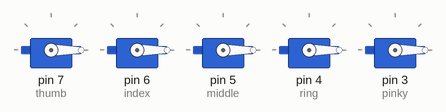
This sketch was run on a simulated Arduino Uno, built with avr-gcc and run on an emulated ATmega328P. Parts: 5 × servo.

Above: at 0.6 s.
At 1.1 s:
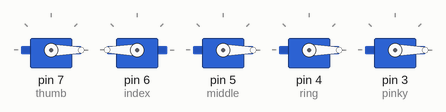
At 1.6 s:
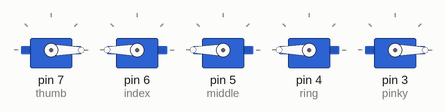
At 2.6 s:
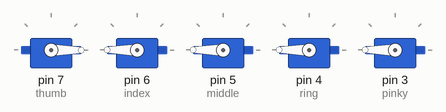
At 3.3 s:
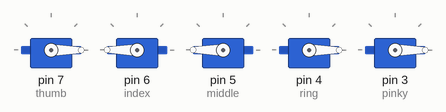
At 5.1 s:
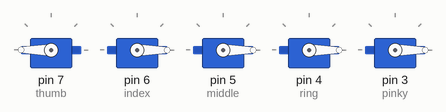
Timing chart, 0 to 6.6 s (numbered marks = the images above):
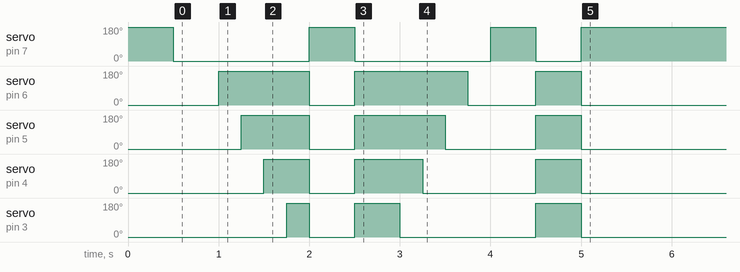

The sketch:

finger-counting.ino
```cpp
#include <Servo.h>

Servo thumb;
Servo index;
Servo middle;
Servo ring;
Servo pinky;

void setup() {
  thumb.attach(7);
  index.attach(6);
  middle.attach(5);
  ring.attach(4);
  pinky.attach(3);

  thumb.write(180);
  index.write(0);
  middle.write(0);
  ring.write(0);
  pinky.write(0);

  delay(500);

  thumb.write(0);
  delay(500);

  index.write(180);
  delay(250);

  middle.write(180);
  delay(250);

  ring.write(180);
  delay(250);

  pinky.write(180);
  delay(250);

  thumb.write(180);
  index.write(0);
  middle.write(0);
  ring.write(0);
  pinky.write(0);
  delay(500);

  thumb.write(0);
  index.write(180);
  middle.write(180);
  ring.write(180);
  pinky.write(180);
  delay(500);

  pinky.write(0);
  delay(250);

  ring.write(0);
  delay(250);

  middle.write(0);
  delay(250);

  index.write(0);
  delay(250);

  thumb.write(180);
  delay(500);

  thumb.write(0);
  index.write(180);
  middle.write(180);
  ring.write(180);
  pinky.write(180);
  delay(500);

  thumb.write(180);
  index.write(0);
  middle.write(0);
  ring.write(0);
  pinky.write(0);
}

void loop() {}
```

Measured:
- by itself, servo on pin 7 (thumb): goes 0° 1.5 s, 180° 0.50 s, 0° 1.5 s, 180° 0.50 s, 0° 0.50 s, then 180°
- by itself, servo on pin 6 (index): goes 180° 1.0 s, 0° 0.50 s, 180° 1.3 s, 0° 0.75 s, 180° 0.50 s, then 0°
- by itself, servo on pin 5 (middle): goes 180° 0.75 s, 0° 0.50 s, 180° 1.0 s, 0° 1.0 s, 180° 0.50 s, then 0°
- by itself, servo on pin 4 (ring): goes 180° 0.50 s, 0° 0.50 s, 180° 0.75 s, 0° 1.3 s, 180° 0.50 s, then 0°
- by itself, servo on pin 3 (pinky): goes 180° 0.25 s, 0° 0.50 s, 180° 0.50 s, 0° 1.5 s, 180° 0.50 s, then 0°
